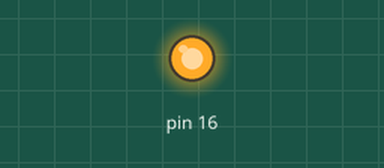
Bench run of a sketch on a simulated Arduino Uno, built with avr-gcc and run on an emulated ATmega328P. Shown: output pins drawn as LEDs (lit = HIGH).

Above: at 0.05 s.
Timing chart, 0 to 3.0 s (numbered marks = the images above):
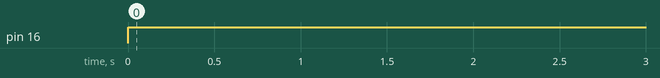

The sketch:

LED_Flip_Flop.ino
```cpp
// LED Flip Flop

void setup() {
  pinMode(16, OUTPUT); // 16 = D0

}

void loop() {
  digitalWrite(16, HIGH);
  delay(2000); // milisecond = 1 detik
  digitalWrite(16, LOW);

}

// ON = HIGH = 1
// OFF = LOW = 0
```

Measured:
- by itself, pin 16: LOW → HIGH at 0.00 s
